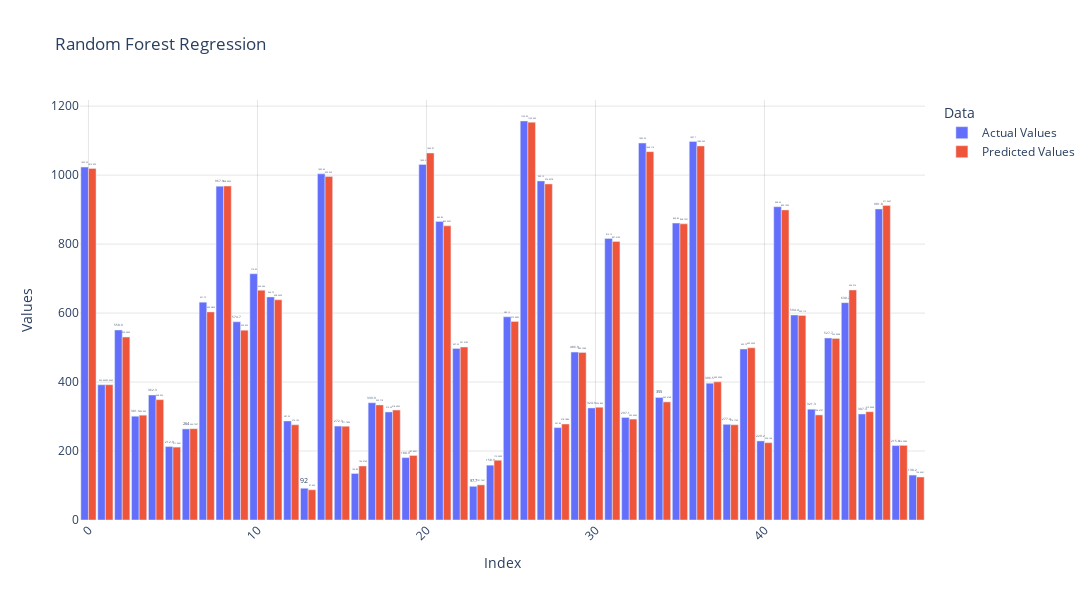

Notebook code for this chart:
### Code cell
import plotly.express as px

# Create the bar plot
fig = px.bar(df4.head(50), title='Random Forest Regression', barmode='group', color_discrete_sequence=px.colors.qualitative.Plotly)

# Customize the layout
fig.update_layout(
    xaxis_title='Index',
    yaxis_title='Values',
    legend_title='Data',
    width=1200,
    height=600,
    xaxis_tickangle=-45,  # Rotate x-axis labels for better readability
    showlegend=True,      # Show legend
    font=dict(size=12),   # Set font size
    plot_bgcolor='rgba(0,0,0,0)',  # Set plot background color
    paper_bgcolor='rgba(0,0,0,0)', # Set paper background color
    bargap=0.1,           # Set gap between bars
    xaxis=dict(showgrid=True, gridcolor='rgba(0,0,0,0.1)'), # Show x-axis gridlines
    yaxis=dict(showgrid=True, gridcolor='rgba(0,0,0,0.1)')  # Show y-axis gridlines
)

# Add data labels to the bars
fig.update_traces(texttemplate='%{y}', textposition='outside')

# Display the plot
fig.show()

### Figure 1 — Plotly figure (JSON) as saved in the notebook; plotly's stock layout.template omitted (floating-point values rounded to 4 significant figures)
{"data": [{"alignmentgroup": "True", "hovertemplate": "variable=Actual Values<br>index=%{x}<br>value=%{y}<extra></extra>", "legendgroup": "Actual Values", "marker": {"color": "#636EFA", "pattern": {"shape": ""}}, "name": "Actual Values", "offsetgroup": "Actual Values", "orientation": "v", "showlegend": true, "textposition": "outside", "texttemplate": "%{y}", "type": "bar", "x": [0, 1, 2, 3, 4, 5, 6, 7, 8, 9, 10, 11, 12, 13, 14, 15, 16, 17, 18, 19, 20, 21, 22, 23, 24, 25, 26, 27, 28, 29, 30, 31, 32, 33, 34, 35, 36, 37, 38, 39, 40, 41, 42, 43, 44, 45, 46, 47, 48, 49], "xaxis": "x", "y": [1023.0, 392.1, 550.9, 301.1, 362.3, 212.9, 264, 631.8, 967.9, 574.7, 714.0, 646.8, 287.2, 92, 1004.0, 272.3, 134.8, 339.9, 313.2, 180.9, 1031.0, 865.9, 497.2, 97.7, 158.9, 589.1, 1157.0, 983.1, 267.9, 486.9, 324.9, 816.1, 297.1, 1093.0, 355, 860.9, 1098.0, 396.5, 277.4, 495.8, 229.2, 908.4, 594.4, 321.3, 527.7, 630.2, 307.3, 901.8, 215.8, 130.2], "yaxis": "y"}, {"alignmentgroup": "True", "hovertemplate": "variable=Predicted Values<br>index=%{x}<br>value=%{y}<extra></extra>", "legendgroup": "Predicted Values", "marker": {"color": "#EF553B", "pattern": {"shape": ""}}, "name": "Predicted Values", "offsetgroup": "Predicted Values", "orientation": "v", "showlegend": true, "textposition": "outside", "texttemplate": "%{y}", "type": "bar", "x": [0, 1, 2, 3, 4, 5, 6, 7, 8, 9, 10, 11, 12, 13, 14, 15, 16, 17, 18, 19, 20, 21, 22, 23, 24, 25, 26, 27, 28, 29, 30, 31, 32, 33, 34, 35, 36, 37, 38, 39, 40, 41, 42, 43, 44, 45, 46, 47, 48, 49], "xaxis": "x", "y": [1019.0, 392.4, 530.4, 303.9, 348.9, 211.4, 264.8, 603.5, 968.4, 550.4, 666.3, 638.6, 276.1, 87.67, 995.9, 271.8, 156.6, 333.7, 318.7, 187.0, 1064.0, 852.9, 501.4, 101.8, 173.3, 575.9, 1153.0, 974.3, 278.2, 485.8, 326.9, 807.5, 292.6, 1068.0, 342.4, 858.7, 1085.0, 400.6, 276.2, 499.2, 224.1, 899.1, 593.1, 304.7, 526.3, 666.9, 313.9, 912.0, 216.4, 124.7], "yaxis": "y"}], "layout": {"bargap": 0.1, "barmode": "group", "font": {"size": 12}, "height": 600, "legend": {"title": {"text": "Data"}, "tracegroupgap": 0}, "paper_bgcolor": "rgba(0,0,0,0)", "plot_bgcolor": "rgba(0,0,0,0)", "showlegend": true, "title": {"text": "Random Forest Regression"}, "width": 1200, "xaxis": {"anchor": "y", "domain": [0, 1], "gridcolor": "rgba(0,0,0,0.1)", "showgrid": true, "tickangle": -45, "title": {"text": "Index"}}, "yaxis": {"anchor": "x", "domain": [0, 1], "gridcolor": "rgba(0,0,0,0.1)", "showgrid": true, "title": {"text": "Values"}}}}
